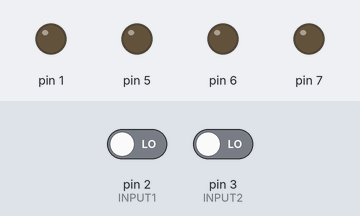
A sketch run on a simulated Arduino Uno, built with avr-gcc and run on an emulated ATmega328P. Shown: output pins drawn as LEDs (lit = HIGH). The inputs (shaded band) are chosen by the test bench; at power-on: pin 2 (INPUT1) LOW, pin 3 (INPUT2) LOW.

Above: at 1.2 s.
1.3 s: pin 2 (INPUT1) driven HIGH
At 2.0 s:
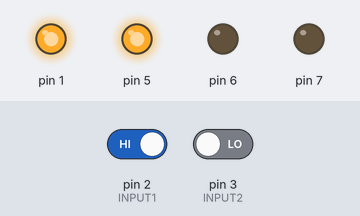
2.8 s: pin 3 (INPUT2) driven HIGH
At 3.1 s:
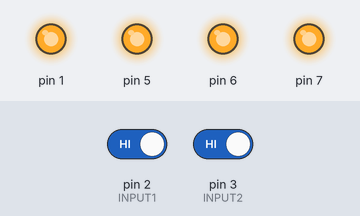
4.3 s: pin 2 (INPUT1) driven LOW
At 5.5 s:
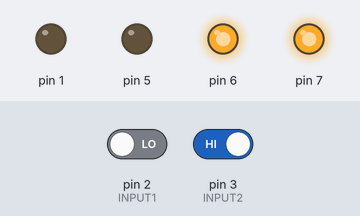
5.8 s: pin 3 (INPUT2) driven LOW
At 6.6 s:
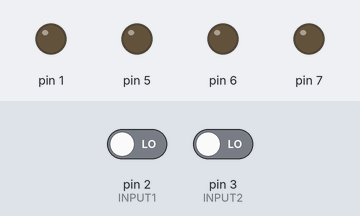
Timing chart, 0 to 8.3 s (numbered marks = the images above; inputs shaded):
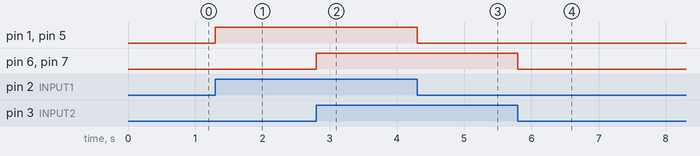

Measured:
- after the input at 1.3 s, pin 1, pin 5: LOW → HIGH at once
- after the input at 2.8 s, pin 6, pin 7: LOW → HIGH at once
- after the input at 4.3 s, pin 1, pin 5: HIGH → LOW at once
- after the input at 5.8 s, pin 6, pin 7: HIGH → LOW at once

The sketch:

classwork_p1a3.ino
```cpp
//2 INPUT 4 OUTPUT
//by Aldrick Victor Tadeo Arellano
//Feb 2021


//2 entradas digitales
//4 salidas digitales
//IN 1 activa OUT 1 y 5
//IN 2 activa OUT 6 y 7

int SIGNAL0=0;
int SIGNAL1=0;

const int INPUT1 = 2;
const int INPUT2 = 3;

void setup(){
  pinMode(INPUT1, INPUT);
  pinMode(INPUT2, INPUT);
  pinMode(1, OUTPUT);
  pinMode(5, OUTPUT);
  pinMode(6, OUTPUT);
  pinMode(7, OUTPUT);

}

void loop(){
  SIGNAL0 = digitalRead(INPUT1);
  digitalWrite(1, SIGNAL0);
  digitalWrite(5, SIGNAL0);

  SIGNAL1 = digitalRead(INPUT2);
  digitalWrite(6, SIGNAL1);
  digitalWrite(7, SIGNAL1);
}
```
